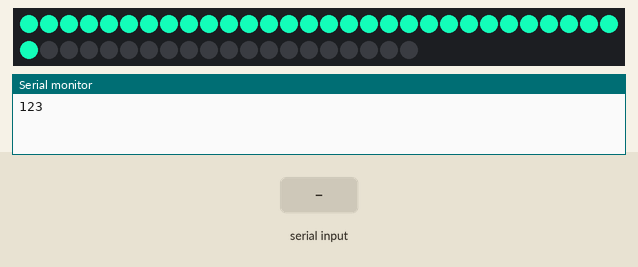
This sketch was run on a simulated Arduino Uno, built with avr-gcc and run on an emulated ATmega328P. On the bench: 50 RGB LEDs in strip order, left to right, continuing on the next row, the last lines printed to the serial monitor. The inputs (shaded band) are chosen by the test bench. Dim RGB values are drawn brighter than linear; the strip is taken to match the declared colour order.

Above: at 1.2 s.
1.3 s: "1" received over Serial
At 1.77 s:
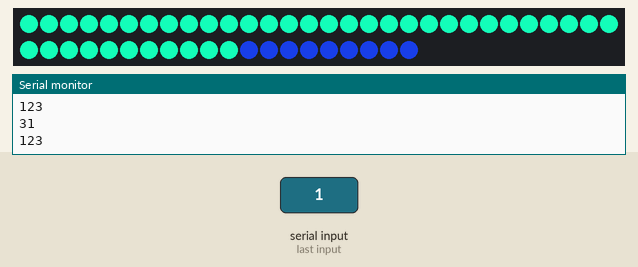
At 2.41 s:
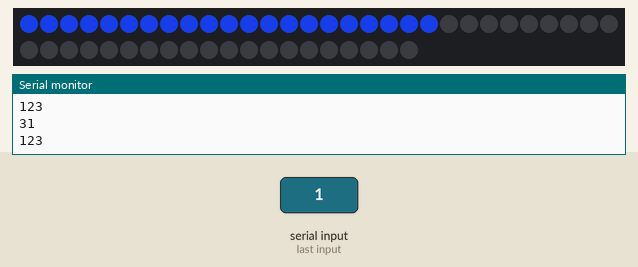
Timing chart, 0 to 4.3 s (numbered marks = the images above; inputs shaded):
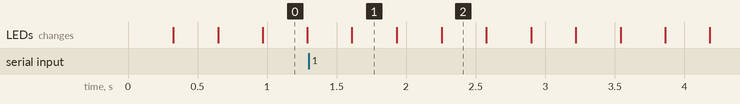

The sketch:

proMiniTes2t.ino.ino
```cpp
#include <Adafruit_NeoPixel.h>

//#define PIN 5
#define PIN 5
#define maxLED 50
Adafruit_NeoPixel strip = Adafruit_NeoPixel(maxLED, PIN, NEO_RGB + NEO_KHZ800);

void Trail(unsigned char* colors);
void Snake(unsigned char* r, unsigned char* g,unsigned char* b);
void litAll(unsigned char* r, unsigned char* g,unsigned char* b);
void Alternative(unsigned char* r, unsigned char* g,unsigned char* b);
void setColor(unsigned char* index,unsigned char* colors);
void ClearBuffer()
{
  while(Serial.available() >0)
  {
    Serial.read();
  }
}


void setup(){
    strip.begin();
    strip.clear();
    Serial.begin(115200);
    //strip.setPixelColor(1,253,184,19);

    strip.show();
}
void loop(){
  static unsigned char colors[3] = {253,184,19};
  Serial.println("123");
  Trail(colors);
}

void Trail(unsigned char* colors)
{
    strip.clear();
    for(unsigned char i  = 0; i < maxLED; ++i)
    {
      setColor(&i,colors);
      strip.show();
      delay(30);
    }
}

void Snake(unsigned char* r, unsigned char* g,unsigned char* b)
{
    for(char i  = 0; i < maxLED; ++i)
    {
      strip.clear();
      strip.setPixelColor(i,*b,*r,*g);
      strip.show();
      delay(30);
    }
}
void Alternative(unsigned char* r, unsigned char* g,unsigned char* b)
{
    for(char i  = 0; i < 5; ++i)
    {
      strip.clear();
      for(char k = 0; k < maxLED;++k)
      {
        if(i%2)
        {
          if(k%2)
          {
            strip.setPixelColor(k,*b,*r,*g);
          }
        }
        else
        {
          if(!(k%2))
          {
            strip.setPixelColor(k,*b,*r,*g);
          }
        }
      }
      strip.show();
      delay(500);
    }
}

void litAll(unsigned char* r, unsigned char* g,unsigned char* b)
{
  for(char i  = 0; i < maxLED; ++i)
    {
      strip.setPixelColor(i,*b,*r,*g);
    }
}

void setColor(unsigned char* index,unsigned char* colors)
{
  unsigned char byteCount = 0;
   while(Serial.available() >0)
  {
    if(Serial.available()>3)
    {
      ClearBuffer();
      Serial.println(true);
      break;
    }
    colors[byteCount++] = Serial.read();
    Serial.println(colors[byteCount-1],HEX);
    if(byteCount == 3)
    {
      Serial.println("break");
      break;
    }
  }
  strip.setPixelColor(*index,colors[2],colors[0],colors[1]);
}
```

Measured:
- after the input at 1.3 s, the LEDs: change after 0.31 s (image 1)
